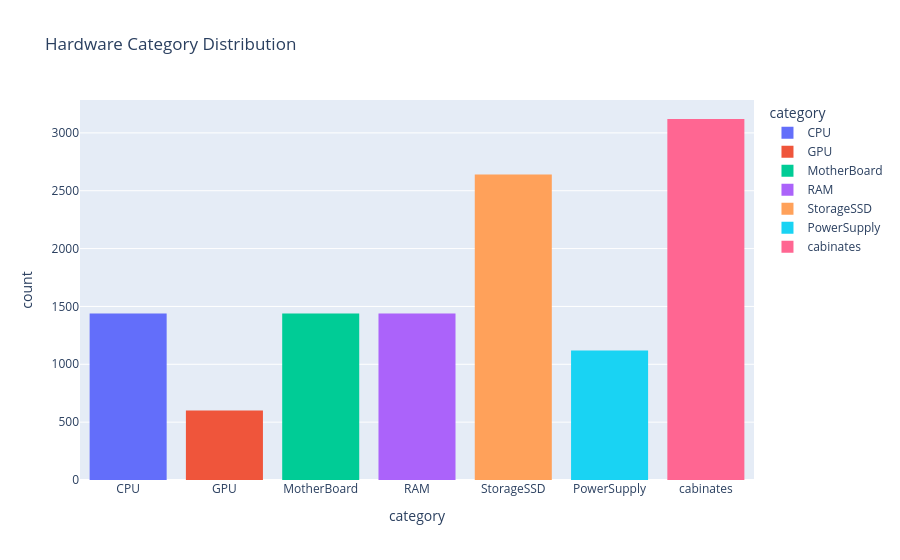

Notebook code for this chart:
### Code cell
fig = px.histogram(
    df,
    x="category",
    title="Hardware Category Distribution",
    color="category"
)

fig.show()

### Figure 1 — Plotly figure (JSON) as saved in the notebook; plotly's stock layout.template omitted (floating-point values rounded to 4 significant figures; data arrays with more than 128 entries replaced by an {"elided": "..."} marker saying what was removed)
{"data": [{"bingroup": "x", "hovertemplate": "category=%{x}<br>count=%{y}<extra></extra>", "legendgroup": "CPU", "marker": {"color": "#636efa", "pattern": {"shape": ""}}, "name": "CPU", "orientation": "v", "showlegend": true, "type": "histogram", "x": {"elided": "1440 str values"}, "xaxis": "x", "yaxis": "y"}, {"bingroup": "x", "hovertemplate": "category=%{x}<br>count=%{y}<extra></extra>", "legendgroup": "GPU", "marker": {"color": "#EF553B", "pattern": {"shape": ""}}, "name": "GPU", "orientation": "v", "showlegend": true, "type": "histogram", "x": {"elided": "600 str values"}, "xaxis": "x", "yaxis": "y"}, {"bingroup": "x", "hovertemplate": "category=%{x}<br>count=%{y}<extra></extra>", "legendgroup": "MotherBoard", "marker": {"color": "#00cc96", "pattern": {"shape": ""}}, "name": "MotherBoard", "orientation": "v", "showlegend": true, "type": "histogram", "x": {"elided": "1440 str values"}, "xaxis": "x", "yaxis": "y"}, {"bingroup": "x", "hovertemplate": "category=%{x}<br>count=%{y}<extra></extra>", "legendgroup": "RAM", "marker": {"color": "#ab63fa", "pattern": {"shape": ""}}, "name": "RAM", "orientation": "v", "showlegend": true, "type": "histogram", "x": {"elided": "1440 str values"}, "xaxis": "x", "yaxis": "y"}, {"bingroup": "x", "hovertemplate": "category=%{x}<br>count=%{y}<extra></extra>", "legendgroup": "StorageSSD", "marker": {"color": "#FFA15A", "pattern": {"shape": ""}}, "name": "StorageSSD", "orientation": "v", "showlegend": true, "type": "histogram", "x": {"elided": "2640 str values"}, "xaxis": "x", "yaxis": "y"}, {"bingroup": "x", "hovertemplate": "category=%{x}<br>count=%{y}<extra></extra>", "legendgroup": "PowerSupply", "marker": {"color": "#19d3f3", "pattern": {"shape": ""}}, "name": "PowerSupply", "orientation": "v", "showlegend": true, "type": "histogram", "x": {"elided": "1120 str values"}, "xaxis": "x", "yaxis": "y"}, {"bingroup": "x", "hovertemplate": "category=%{x}<br>count=%{y}<extra></extra>", "legendgroup": "cabinates", "marker": {"color": "#FF6692", "pattern": {"shape": ""}}, "name": "cabinates", "orientation": "v", "showlegend": true, "type": "histogram", "x": {"elided": "3120 str values"}, "xaxis": "x", "yaxis": "y"}], "layout": {"barmode": "relative", "legend": {"title": {"text": "category"}, "tracegroupgap": 0}, "title": {"text": "Hardware Category Distribution"}, "xaxis": {"anchor": "y", "categoryarray": ["CPU", "GPU", "MotherBoard", "RAM", "StorageSSD", "PowerSupply", "cabinates"], "categoryorder": "array", "domain": [0, 1], "title": {"text": "category"}}, "yaxis": {"anchor": "x", "domain": [0, 1], "title": {"text": "count"}}}}
